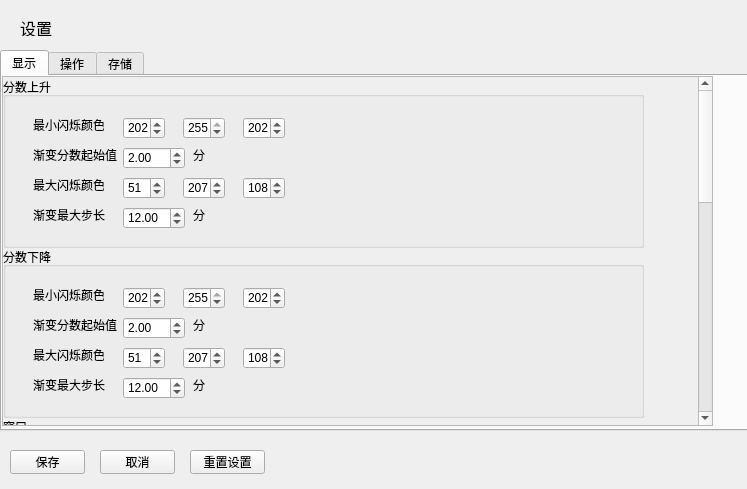
<?xml version="1.0" encoding="UTF-8"?>
<ui version="4.0">
 <class>Form</class>
 <widget class="QWidget" name="Form">
  <property name="geometry">
   <rect>
    <x>0</x>
    <y>0</y>
    <width>747</width>
    <height>489</height>
   </rect>
  </property>
  <property name="windowTitle">
   <string>设置</string>
  </property>
  <widget class="QLabel" name="label">
   <property name="geometry">
    <rect>
     <x>20</x>
     <y>20</y>
     <width>54</width>
     <height>16</height>
    </rect>
   </property>
   <property name="font">
    <font>
     <pointsize>12</pointsize>
    </font>
   </property>
   <property name="text">
    <string>设置</string>
   </property>
  </widget>
  <widget class="QTabWidget" name="tabWidget">
   <property name="geometry">
    <rect>
     <x>0</x>
     <y>50</y>
     <width>801</width>
     <height>381</height>
    </rect>
   </property>
   <property name="currentIndex">
    <number>0</number>
   </property>
   <widget class="QWidget" name="tab_3">
    <attribute name="title">
     <string>显示</string>
    </attribute>
    <widget class="QScrollArea" name="scrollArea_2">
     <property name="geometry">
      <rect>
       <x>0</x>
       <y>0</y>
       <width>711</width>
       <height>350</height>
      </rect>
     </property>
     <property name="widgetResizable">
      <bool>true</bool>
     </property>
     <widget class="QWidget" name="scrollAreaWidgetContents_2">
      <property name="geometry">
       <rect>
        <x>0</x>
        <y>-544</y>
        <width>692</width>
        <height>1000</height>
       </rect>
      </property>
      <property name="minimumSize">
       <size>
        <width>0</width>
        <height>1000</height>
       </size>
      </property>
      <widget class="QGroupBox" name="groupBox">
       <property name="geometry">
        <rect>
         <x>0</x>
         <y>0</y>
         <width>641</width>
         <height>171</height>
        </rect>
       </property>
       <property name="title">
        <string>分数上升</string>
       </property>
       <widget class="QLabel" name="label_3">
        <property name="geometry">
         <rect>
          <x>30</x>
          <y>40</y>
          <width>71</width>
          <height>16</height>
         </rect>
        </property>
        <property name="text">
         <string>最小闪烁颜色</string>
        </property>
       </widget>
       <widget class="QSpinBox" name="score_up_color_r">
        <property name="geometry">
         <rect>
          <x>120</x>
          <y>40</y>
          <width>42</width>
          <height>22</height>
         </rect>
        </property>
        <property name="maximum">
         <number>255</number>
        </property>
        <property name="value">
         <number>202</number>
        </property>
       </widget>
       <widget class="QSpinBox" name="score_up_color_g">
        <property name="geometry">
         <rect>
          <x>180</x>
          <y>40</y>
          <width>42</width>
          <height>22</height>
         </rect>
        </property>
        <property name="maximum">
         <number>255</number>
        </property>
        <property name="value">
         <number>255</number>
        </property>
       </widget>
       <widget class="QSpinBox" name="score_up_color_b">
        <property name="geometry">
         <rect>
          <x>240</x>
          <y>40</y>
          <width>42</width>
          <height>22</height>
         </rect>
        </property>
        <property name="maximum">
         <number>255</number>
        </property>
        <property name="value">
         <number>202</number>
        </property>
       </widget>
       <widget class="QLabel" name="label_4">
        <property name="geometry">
         <rect>
          <x>30</x>
          <y>70</y>
          <width>91</width>
          <height>16</height>
         </rect>
        </property>
        <property name="text">
         <string>渐变分数起始值</string>
        </property>
       </widget>
       <widget class="QDoubleSpinBox" name="score_up_color_mixin_start">
        <property name="geometry">
         <rect>
          <x>120</x>
          <y>70</y>
          <width>62</width>
          <height>22</height>
         </rect>
        </property>
        <property name="maximum">
         <double>114514.000000000000000</double>
        </property>
        <property name="singleStep">
         <double>1.000000000000000</double>
        </property>
        <property name="value">
         <double>2.000000000000000</double>
        </property>
       </widget>
       <widget class="QLabel" name="label_2">
        <property name="geometry">
         <rect>
          <x>30</x>
          <y>100</y>
          <width>71</width>
          <height>16</height>
         </rect>
        </property>
        <property name="text">
         <string>最大闪烁颜色</string>
        </property>
       </widget>
       <widget class="QSpinBox" name="score_up_color_end_r">
        <property name="geometry">
         <rect>
          <x>120</x>
          <y>100</y>
          <width>42</width>
          <height>22</height>
         </rect>
        </property>
        <property name="maximum">
         <number>255</number>
        </property>
        <property name="value">
         <number>51</number>
        </property>
       </widget>
       <widget class="QSpinBox" name="score_up_color_end_g">
        <property name="geometry">
         <rect>
          <x>180</x>
          <y>100</y>
          <width>42</width>
          <height>22</height>
         </rect>
        </property>
        <property name="maximum">
         <number>255</number>
        </property>
        <property name="value">
         <number>207</number>
        </property>
       </widget>
       <widget class="QSpinBox" name="score_up_color_end_b">
        <property name="geometry">
         <rect>
          <x>240</x>
          <y>100</y>
          <width>42</width>
          <height>22</height>
         </rect>
        </property>
        <property name="maximum">
         <number>255</number>
        </property>
        <property name="value">
         <number>108</number>
        </property>
       </widget>
       <widget class="QLabel" name="label_5">
        <property name="geometry">
         <rect>
          <x>30</x>
          <y>130</y>
          <width>91</width>
          <height>16</height>
         </rect>
        </property>
        <property name="text">
         <string>渐变最大步长</string>
        </property>
       </widget>
       <widget class="QDoubleSpinBox" name="score_up_color_step">
        <property name="geometry">
         <rect>
          <x>120</x>
          <y>130</y>
          <width>62</width>
          <height>22</height>
         </rect>
        </property>
        <property name="maximum">
         <double>114514.000000000000000</double>
        </property>
        <property name="singleStep">
         <double>1.000000000000000</double>
        </property>
        <property name="value">
         <double>12.000000000000000</double>
        </property>
       </widget>
       <widget class="QLabel" name="label_6">
        <property name="geometry">
         <rect>
          <x>190</x>
          <y>130</y>
          <width>54</width>
          <height>16</height>
         </rect>
        </property>
        <property name="text">
         <string>分</string>
        </property>
       </widget>
       <widget class="QLabel" name="label_7">
        <property name="geometry">
         <rect>
          <x>190</x>
          <y>70</y>
          <width>54</width>
          <height>16</height>
         </rect>
        </property>
        <property name="text">
         <string>分</string>
        </property>
       </widget>
      </widget>
      <widget class="QGroupBox" name="groupBox_2">
       <property name="geometry">
        <rect>
         <x>0</x>
         <y>170</y>
         <width>641</width>
         <height>171</height>
        </rect>
       </property>
       <property name="title">
        <string>分数下降</string>
       </property>
       <widget class="QLabel" name="label_14">
        <property name="geometry">
         <rect>
          <x>30</x>
          <y>40</y>
          <width>71</width>
          <height>16</height>
         </rect>
        </property>
        <property name="text">
         <string>最小闪烁颜色</string>
        </property>
       </widget>
       <widget class="QSpinBox" name="score_down_color_r">
        <property name="geometry">
         <rect>
          <x>120</x>
          <y>40</y>
          <width>42</width>
          <height>22</height>
         </rect>
        </property>
        <property name="maximum">
         <number>255</number>
        </property>
        <property name="value">
         <number>202</number>
        </property>
       </widget>
       <widget class="QSpinBox" name="score_down_color_g">
        <property name="geometry">
         <rect>
          <x>180</x>
          <y>40</y>
          <width>42</width>
          <height>22</height>
         </rect>
        </property>
        <property name="maximum">
         <number>255</number>
        </property>
        <property name="value">
         <number>255</number>
        </property>
       </widget>
       <widget class="QSpinBox" name="score_down_color_b">
        <property name="geometry">
         <rect>
          <x>240</x>
          <y>40</y>
          <width>42</width>
          <height>22</height>
         </rect>
        </property>
        <property name="maximum">
         <number>255</number>
        </property>
        <property name="value">
         <number>202</number>
        </property>
       </widget>
       <widget class="QLabel" name="label_15">
        <property name="geometry">
         <rect>
          <x>30</x>
          <y>70</y>
          <width>91</width>
          <height>16</height>
         </rect>
        </property>
        <property name="text">
         <string>渐变分数起始值</string>
        </property>
       </widget>
       <widget class="QDoubleSpinBox" name="score_down_color_mixin_start">
        <property name="geometry">
         <rect>
          <x>120</x>
          <y>70</y>
          <width>62</width>
          <height>22</height>
         </rect>
        </property>
        <property name="maximum">
         <double>114514.000000000000000</double>
        </property>
        <property name="singleStep">
         <double>1.000000000000000</double>
        </property>
        <property name="value">
         <double>2.000000000000000</double>
        </property>
       </widget>
       <widget class="QLabel" name="label_16">
        <property name="geometry">
         <rect>
          <x>30</x>
          <y>100</y>
          <width>71</width>
          <height>16</height>
         </rect>
        </property>
        <property name="text">
         <string>最大闪烁颜色</string>
        </property>
       </widget>
       <widget class="QSpinBox" name="score_down_color_end_r">
        <property name="geometry">
         <rect>
          <x>120</x>
          <y>100</y>
          <width>42</width>
          <height>22</height>
         </rect>
        </property>
        <property name="maximum">
         <number>255</number>
        </property>
        <property name="value">
         <number>51</number>
        </property>
       </widget>
       <widget class="QSpinBox" name="score_down_color_end_g">
        <property name="geometry">
         <rect>
          <x>180</x>
          <y>100</y>
          <width>42</width>
          <height>22</height>
         </rect>
        </property>
        <property name="maximum">
         <number>255</number>
        </property>
        <property name="value">
         <number>207</number>
        </property>
       </widget>
       <widget class="QSpinBox" name="score_down_color_end_b">
        <property name="geometry">
         <rect>
          <x>240</x>
          <y>100</y>
          <width>42</width>
          <height>22</height>
         </rect>
        </property>
        <property name="maximum">
         <number>255</number>
        </property>
        <property name="value">
         <number>108</number>
        </property>
       </widget>
       <widget class="QLabel" name="label_17">
        <property name="geometry">
         <rect>
          <x>30</x>
          <y>130</y>
          <width>91</width>
          <height>16</height>
         </rect>
        </property>
        <property name="text">
         <string>渐变最大步长</string>
        </property>
       </widget>
       <widget class="QDoubleSpinBox" name="score_down_color_step">
        <property name="geometry">
         <rect>
          <x>120</x>
          <y>130</y>
          <width>62</width>
          <height>22</height>
         </rect>
        </property>
        <property name="maximum">
         <double>114514.000000000000000</double>
        </property>
        <property name="singleStep">
         <double>1.000000000000000</double>
        </property>
        <property name="value">
         <double>12.000000000000000</double>
        </property>
       </widget>
       <widget class="QLabel" name="label_18">
        <property name="geometry">
         <rect>
          <x>190</x>
          <y>130</y>
          <width>54</width>
          <height>16</height>
         </rect>
        </property>
        <property name="text">
         <string>分</string>
        </property>
       </widget>
       <widget class="QLabel" name="label_19">
        <property name="geometry">
         <rect>
          <x>190</x>
          <y>70</y>
          <width>54</width>
          <height>16</height>
         </rect>
        </property>
        <property name="text">
         <string>分</string>
        </property>
       </widget>
      </widget>
      <widget class="QGroupBox" name="groupBox_3">
       <property name="geometry">
        <rect>
         <x>0</x>
         <y>340</y>
         <width>641</width>
         <height>131</height>
        </rect>
       </property>
       <property name="title">
        <string>窗口</string>
       </property>
       <widget class="QLabel" name="label_20">
        <property name="geometry">
         <rect>
          <x>30</x>
          <y>40</y>
          <width>71</width>
          <height>16</height>
         </rect>
        </property>
        <property name="text">
         <string>不透明度</string>
        </property>
       </widget>
       <widget class="QDoubleSpinBox" name="opacity">
        <property name="geometry">
         <rect>
          <x>90</x>
          <y>40</y>
          <width>62</width>
          <height>22</height>
         </rect>
        </property>
        <property name="maximum">
         <double>1.000000000000000</double>
        </property>
        <property name="singleStep">
         <double>0.100000000000000</double>
        </property>
       </widget>
       <widget class="QLabel" name="label_8">
        <property name="geometry">
         <rect>
          <x>160</x>
          <y>40</y>
          <width>101</width>
          <height>16</height>
         </rect>
        </property>
        <property name="text">
         <string>（重启后生效）</string>
        </property>
       </widget>
       <widget class="QLabel" name="label_25">
        <property name="geometry">
         <rect>
          <x>30</x>
          <y>90</y>
          <width>71</width>
          <height>16</height>
         </rect>
        </property>
        <property name="text">
         <string>动画速度</string>
        </property>
       </widget>
       <widget class="QSlider" name="horizontalSlider">
        <property name="geometry">
         <rect>
          <x>89</x>
          <y>90</y>
          <width>171</width>
          <height>20</height>
         </rect>
        </property>
        <property name="minimum">
         <number>2</number>
        </property>
        <property name="maximum">
         <number>19</number>
        </property>
        <property name="singleStep">
         <number>1</number>
        </property>
        <property name="pageStep">
         <number>0</number>
        </property>
        <property name="value">
         <number>2</number>
        </property>
        <property name="sliderPosition">
         <number>2</number>
        </property>
        <property name="orientation">
         <enum>Qt::Horizontal</enum>
        </property>
       </widget>
       <widget class="QLabel" name="label_26">
        <property name="geometry">
         <rect>
          <x>280</x>
          <y>90</y>
          <width>54</width>
          <height>16</height>
         </rect>
        </property>
        <property name="text">
         <string>关闭</string>
        </property>
       </widget>
      </widget>
      <widget class="QGroupBox" name="groupBox_4">
       <property name="geometry">
        <rect>
         <x>0</x>
         <y>480</y>
         <width>641</width>
         <height>111</height>
        </rect>
       </property>
       <property name="title">
        <string>日志窗口（比较炸性能）</string>
       </property>
       <widget class="QLabel" name="label_21">
        <property name="geometry">
         <rect>
          <x>30</x>
          <y>40</y>
          <width>71</width>
          <height>16</height>
         </rect>
        </property>
        <property name="text">
         <string>保留日志行数</string>
        </property>
       </widget>
       <widget class="QLabel" name="label_22">
        <property name="geometry">
         <rect>
          <x>30</x>
          <y>70</y>
          <width>71</width>
          <height>16</height>
         </rect>
        </property>
        <property name="text">
         <string>日志刷新间隔</string>
        </property>
       </widget>
       <widget class="QSpinBox" name="log_keep">
        <property name="geometry">
         <rect>
          <x>110</x>
          <y>40</y>
          <width>61</width>
          <height>22</height>
         </rect>
        </property>
        <property name="maximum">
         <number>65535</number>
        </property>
        <property name="value">
         <number>50</number>
        </property>
       </widget>
       <widget class="QDoubleSpinBox" name="log_update">
        <property name="geometry">
         <rect>
          <x>110</x>
          <y>70</y>
          <width>62</width>
          <height>22</height>
         </rect>
        </property>
        <property name="decimals">
         <number>3</number>
        </property>
        <property name="maximum">
         <double>10.000000000000000</double>
        </property>
        <property name="singleStep">
         <double>0.100000000000000</double>
        </property>
        <property name="value">
         <double>0.500000000000000</double>
        </property>
       </widget>
       <widget class="QLabel" name="label_9">
        <property name="geometry">
         <rect>
          <x>180</x>
          <y>40</y>
          <width>54</width>
          <height>16</height>
         </rect>
        </property>
        <property name="text">
         <string>行</string>
        </property>
       </widget>
       <widget class="QLabel" name="label_10">
        <property name="geometry">
         <rect>
          <x>180</x>
          <y>70</y>
          <width>54</width>
          <height>16</height>
         </rect>
        </property>
        <property name="text">
         <string>秒/次</string>
        </property>
       </widget>
      </widget>
      <widget class="QGroupBox" name="groupBox_7">
       <property name="geometry">
        <rect>
         <x>0</x>
         <y>600</y>
         <width>641</width>
         <height>111</height>
        </rect>
       </property>
       <property name="title">
        <string>背景显示</string>
       </property>
       <widget class="QCheckBox" name="checkBox">
        <property name="geometry">
         <rect>
          <x>30</x>
          <y>40</y>
          <width>131</width>
          <height>20</height>
         </rect>
        </property>
        <property name="text">
         <string>启用动态背景</string>
        </property>
        <property name="checked">
         <bool>true</bool>
        </property>
       </widget>
       <widget class="QLabel" name="label_30">
        <property name="enabled">
         <bool>true</bool>
        </property>
        <property name="geometry">
         <rect>
          <x>30</x>
          <y>70</y>
          <width>161</width>
          <height>16</height>
         </rect>
        </property>
        <property name="text">
         <string>限制最大帧率</string>
        </property>
       </widget>
       <widget class="QSpinBox" name="spinBox_3">
        <property name="enabled">
         <bool>true</bool>
        </property>
        <property name="geometry">
         <rect>
          <x>190</x>
          <y>70</y>
          <width>42</width>
          <height>22</height>
         </rect>
        </property>
        <property name="minimum">
         <number>1</number>
        </property>
        <property name="maximum">
         <number>360</number>
        </property>
        <property name="value">
         <number>60</number>
        </property>
       </widget>
      </widget>
     </widget>
    </widget>
   </widget>
   <widget class="QWidget" name="tab">
    <attribute name="title">
     <string>操作</string>
    </attribute>
    <widget class="QScrollArea" name="scrollArea">
     <property name="geometry">
      <rect>
       <x>0</x>
       <y>0</y>
       <width>781</width>
       <height>400</height>
      </rect>
     </property>
     <property name="widgetResizable">
      <bool>true</bool>
     </property>
     <widget class="QWidget" name="scrollAreaWidgetContents">
      <property name="geometry">
       <rect>
        <x>0</x>
        <y>0</y>
        <width>762</width>
        <height>1000</height>
       </rect>
      </property>
      <property name="minimumSize">
       <size>
        <width>0</width>
        <height>1000</height>
       </size>
      </property>
      <widget class="QGroupBox" name="groupBox_6">
       <property name="geometry">
        <rect>
         <x>10</x>
         <y>10</y>
         <width>711</width>
         <height>101</height>
        </rect>
       </property>
       <property name="title">
        <string>创建新窗口</string>
       </property>
       <widget class="QLabel" name="label_27">
        <property name="geometry">
         <rect>
          <x>20</x>
          <y>30</y>
          <width>201</width>
          <height>16</height>
         </rect>
        </property>
        <property name="text">
         <string>新窗口基于父窗口中心坐标的偏移量</string>
        </property>
       </widget>
       <widget class="QLabel" name="label_28">
        <property name="geometry">
         <rect>
          <x>30</x>
          <y>50</y>
          <width>54</width>
          <height>16</height>
         </rect>
        </property>
        <property name="text">
         <string>x</string>
        </property>
       </widget>
       <widget class="QLabel" name="label_29">
        <property name="geometry">
         <rect>
          <x>140</x>
          <y>50</y>
          <width>54</width>
          <height>16</height>
         </rect>
        </property>
        <property name="text">
         <string>y</string>
        </property>
       </widget>
       <widget class="QSpinBox" name="spinBox">
        <property name="geometry">
         <rect>
          <x>50</x>
          <y>50</y>
          <width>71</width>
          <height>22</height>
         </rect>
        </property>
        <property name="minimum">
         <number>-3840</number>
        </property>
        <property name="maximum">
         <number>3840</number>
        </property>
        <property name="singleStep">
         <number>10</number>
        </property>
       </widget>
       <widget class="QSpinBox" name="spinBox_2">
        <property name="geometry">
         <rect>
          <x>170</x>
          <y>50</y>
          <width>71</width>
          <height>22</height>
         </rect>
        </property>
        <property name="readOnly">
         <bool>false</bool>
        </property>
        <property name="buttonSymbols">
         <enum>QAbstractSpinBox::UpDownArrows</enum>
        </property>
        <property name="minimum">
         <number>-2160</number>
        </property>
        <property name="maximum">
         <number>2160</number>
        </property>
        <property name="singleStep">
         <number>10</number>
        </property>
       </widget>
      </widget>
     </widget>
    </widget>
   </widget>
   <widget class="QWidget" name="tab_2">
    <attribute name="title">
     <string>存储</string>
    </attribute>
    <widget class="QScrollArea" name="scrollArea_3">
     <property name="geometry">
      <rect>
       <x>0</x>
       <y>0</y>
       <width>721</width>
       <height>351</height>
      </rect>
     </property>
     <property name="widgetResizable">
      <bool>true</bool>
     </property>
     <widget class="QWidget" name="scrollAreaWidgetContents_3">
      <property name="geometry">
       <rect>
        <x>0</x>
        <y>0</y>
        <width>702</width>
        <height>1000</height>
       </rect>
      </property>
      <property name="minimumSize">
       <size>
        <width>500</width>
        <height>1000</height>
       </size>
      </property>
      <widget class="QGroupBox" name="groupBox_5">
       <property name="geometry">
        <rect>
         <x>0</x>
         <y>10</y>
         <width>671</width>
         <height>181</height>
        </rect>
       </property>
       <property name="title">
        <string>保存设置（重启后生效）</string>
       </property>
       <widget class="QCheckBox" name="autosave">
        <property name="geometry">
         <rect>
          <x>80</x>
          <y>20</y>
          <width>79</width>
          <height>20</height>
         </rect>
        </property>
        <property name="text">
         <string/>
        </property>
        <property name="checked">
         <bool>true</bool>
        </property>
       </widget>
       <widget class="QLabel" name="label_11">
        <property name="geometry">
         <rect>
          <x>20</x>
          <y>20</y>
          <width>51</width>
          <height>16</height>
         </rect>
        </property>
        <property name="text">
         <string>自动保存</string>
        </property>
       </widget>
       <widget class="QDoubleSpinBox" name="autosavetime">
        <property name="geometry">
         <rect>
          <x>80</x>
          <y>50</y>
          <width>62</width>
          <height>22</height>
         </rect>
        </property>
        <property name="minimum">
         <double>10.000000000000000</double>
        </property>
        <property name="maximum">
         <double>86400.000000000000000</double>
        </property>
       </widget>
       <widget class="QLabel" name="label_12">
        <property name="geometry">
         <rect>
          <x>20</x>
          <y>50</y>
          <width>51</width>
          <height>16</height>
         </rect>
        </property>
        <property name="text">
         <string>保存间隔</string>
        </property>
       </widget>
       <widget class="QLabel" name="label_13">
        <property name="geometry">
         <rect>
          <x>150</x>
          <y>50</y>
          <width>51</width>
          <height>16</height>
         </rect>
        </property>
        <property name="text">
         <string>秒</string>
        </property>
       </widget>
       <widget class="QLabel" name="label_23">
        <property name="geometry">
         <rect>
          <x>20</x>
          <y>100</y>
          <width>71</width>
          <height>16</height>
         </rect>
        </property>
        <property name="text">
         <string>保存路径</string>
        </property>
       </widget>
       <widget class="QComboBox" name="savepath">
        <property name="enabled">
         <bool>false</bool>
        </property>
        <property name="geometry">
         <rect>
          <x>80</x>
          <y>100</y>
          <width>221</width>
          <height>22</height>
         </rect>
        </property>
        <property name="editable">
         <bool>false</bool>
        </property>
        <property name="placeholderText">
         <string/>
        </property>
       </widget>
       <widget class="QLabel" name="label_24">
        <property name="geometry">
         <rect>
          <x>0</x>
          <y>130</y>
          <width>81</width>
          <height>16</height>
         </rect>
        </property>
        <property name="text">
         <string>存档备份途径</string>
        </property>
       </widget>
       <widget class="QComboBox" name="savepath_2">
        <property name="geometry">
         <rect>
          <x>80</x>
          <y>130</y>
          <width>221</width>
          <height>22</height>
         </rect>
        </property>
        <property name="editable">
         <bool>false</bool>
        </property>
        <property name="placeholderText">
         <string>无</string>
        </property>
       </widget>
       <widget class="QLabel" name="label_31">
        <property name="geometry">
         <rect>
          <x>340</x>
          <y>100</y>
          <width>71</width>
          <height>16</height>
         </rect>
        </property>
        <property name="text">
         <string>（懒得做了）</string>
        </property>
       </widget>
      </widget>
     </widget>
    </widget>
   </widget>
  </widget>
  <widget class="QPushButton" name="save">
   <property name="geometry">
    <rect>
     <x>10</x>
     <y>450</y>
     <width>75</width>
     <height>24</height>
    </rect>
   </property>
   <property name="text">
    <string>保存</string>
   </property>
  </widget>
  <widget class="QPushButton" name="cancel">
   <property name="geometry">
    <rect>
     <x>100</x>
     <y>450</y>
     <width>75</width>
     <height>24</height>
    </rect>
   </property>
   <property name="text">
    <string>取消</string>
   </property>
  </widget>
  <widget class="QPushButton" name="reset">
   <property name="geometry">
    <rect>
     <x>190</x>
     <y>450</y>
     <width>75</width>
     <height>24</height>
    </rect>
   </property>
   <property name="text">
    <string>重置设置</string>
   </property>
  </widget>
 </widget>
 <resources/>
 <connections/>
</ui>
